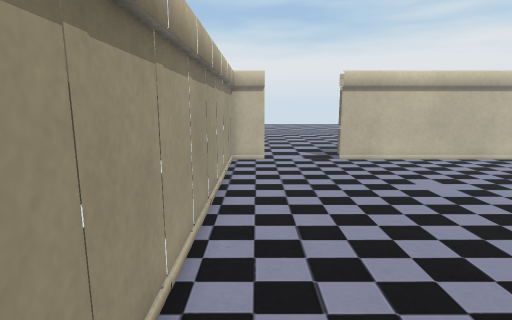
view 1 (above)

12 first-person views from a walk through a Unity game level. The camera is 1.4 m above the floor, tilts 10° down and sees 80° across. The floor is counted in squares, 0.5 m on a side. Each view is taken from the middle of a square. On the plan, view 1 faces up. The plan holds only what a view shows up to about 20 squares ahead; the rest is blank. The place goes on beyond the plan. The player is left out. Some surface patterns are stand-ins.

view 2
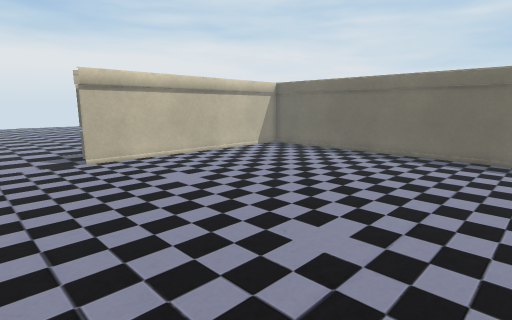

view 3
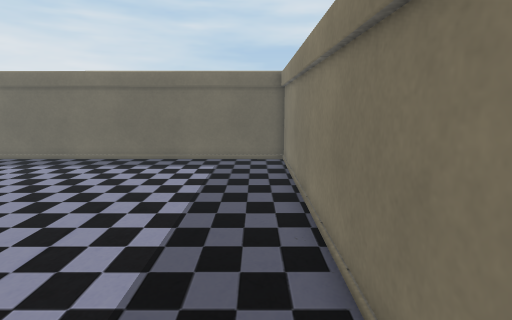

view 4
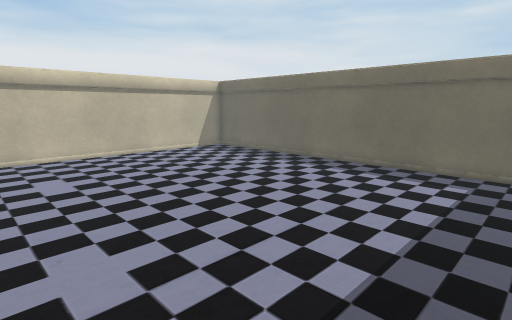

view 5
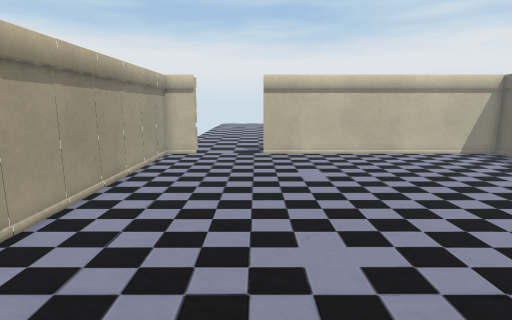

view 6
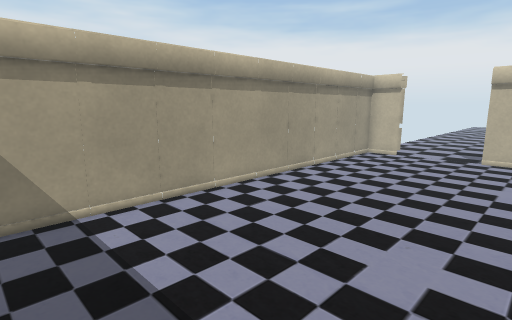

view 7
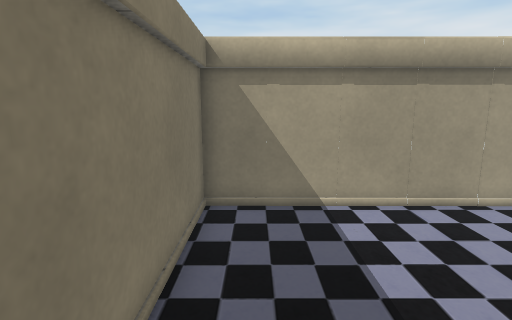

view 8
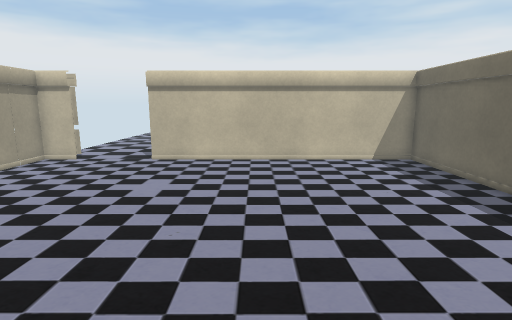

view 9
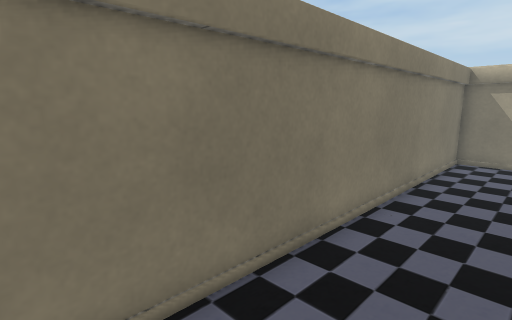

view 10
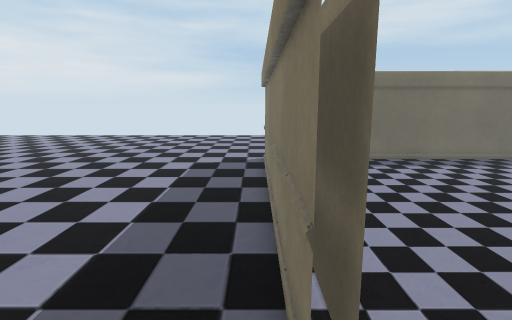

view 11
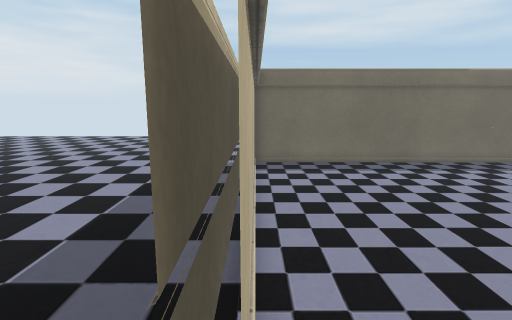

view 12
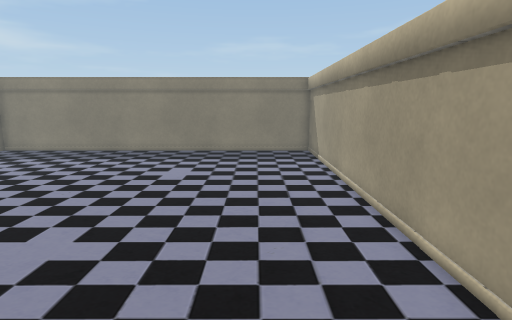

### Floor plan
Points are (right, up) in squares from view 1. A wall is a line through its corners. A room is listed if a view was taken in it or the views show most of it. See-through windows are left out.
Room 1 (views 1, 2, 3, 4, 5, 6, 7, 8, 9)
walls: (12.4, 16.5) (4.4, 16.5); (0.5, 16.1) (-1.4, 16.1) (-1.4, -3.5) (18.2, -3.5) (18.3, 16.1) (4.4, 16.1)
ways out: opening at (2.5, 16.5) to room 2
Room 2 (views 10, 11, 12)
walls: (4.4, 16.5) (18.5, 16.5); (4.4, 16.1) (7.2, 16.1)
ways out: opening at (2.5, 16.5) to room 1

Where each view was taken, in squares from view 1:
view 1: 0 up, 0 right, facing up
view 2: 0 up, 0 right, facing up-right
view 3: 2 down, 2 right, facing right
view 4: 2 down, 4 right, facing up-right
view 5: 2 down, 4 right, facing up
view 6: 2 down, 7 right, facing up-left
view 7: 2 down, 7 right, facing left
view 8: 0 up, 10 right, facing up
view 9: 0 up, 16 right, facing down-left
view 10: 17 up, 2 right, facing right
view 11: 16 up, 3 right, facing right
view 12: 16 up, 2 right, facing down
